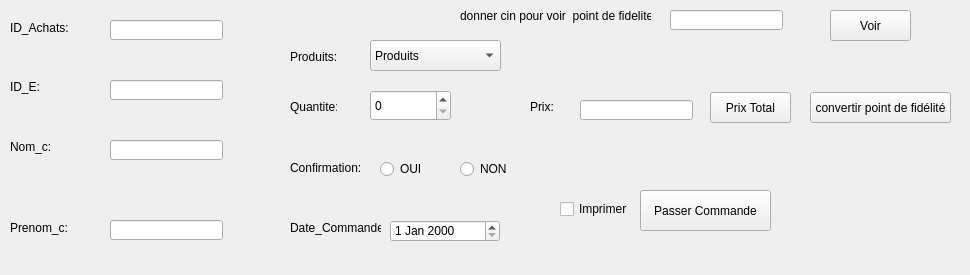
       <widget class="QWidget" name="tab_10">
        <attribute name="title">
         <string>Ajouter</string>
        </attribute>
        <widget class="QLabel" name="label_23">
         <property name="geometry">
          <rect>
           <x>10</x>
           <y>80</y>
           <width>47</width>
           <height>14</height>
          </rect>
         </property>
         <property name="text">
          <string>ID_E:</string>
         </property>
        </widget>
        <widget class="QLineEdit" name="id_e">
         <property name="geometry">
          <rect>
           <x>110</x>
           <y>80</y>
           <width>113</width>
           <height>20</height>
          </rect>
         </property>
         <property name="styleSheet">
          <string notr="true"/>
         </property>
        </widget>
        <widget class="QLabel" name="label_24">
         <property name="geometry">
          <rect>
           <x>10</x>
           <y>140</y>
           <width>47</width>
           <height>14</height>
          </rect>
         </property>
         <property name="text">
          <string>Nom_c:</string>
         </property>
        </widget>
        <widget class="QLineEdit" name="nom_c">
         <property name="geometry">
          <rect>
           <x>110</x>
           <y>140</y>
           <width>113</width>
           <height>20</height>
          </rect>
         </property>
         <property name="styleSheet">
          <string notr="true"/>
         </property>
        </widget>
        <widget class="QLabel" name="label_25">
         <property name="geometry">
          <rect>
           <x>10</x>
           <y>220</y>
           <width>61</width>
           <height>16</height>
          </rect>
         </property>
         <property name="text">
          <string>Prenom_c:</string>
         </property>
        </widget>
        <widget class="QLineEdit" name="prenom_c">
         <property name="geometry">
          <rect>
           <x>110</x>
           <y>220</y>
           <width>113</width>
           <height>20</height>
          </rect>
         </property>
         <property name="styleSheet">
          <string notr="true"/>
         </property>
        </widget>
        <widget class="QDateEdit" name="dateEdit">
         <property name="geometry">
          <rect>
           <x>390</x>
           <y>220</y>
           <width>110</width>
           <height>22</height>
          </rect>
         </property>
         <property name="styleSheet">
          <string notr="true"/>
         </property>
        </widget>
        <widget class="QLabel" name="label_26">
         <property name="geometry">
          <rect>
           <x>290</x>
           <y>220</y>
           <width>91</width>
           <height>16</height>
          </rect>
         </property>
         <property name="text">
          <string>Date_Commande:</string>
         </property>
        </widget>
        <widget class="QComboBox" name="comboBox_p">
         <property name="geometry">
          <rect>
           <x>370</x>
           <y>40</y>
           <width>131</width>
           <height>31</height>
          </rect>
         </property>
         <property name="styleSheet">
          <string notr="true"/>
         </property>
         <item>
          <property name="text">
           <string>Produits</string>
          </property>
         </item>
         <item>
          <property name="text">
           <string>Gateau</string>
          </property>
         </item>
         <item>
          <property name="text">
           <string>Millefeuille</string>
          </property>
         </item>
         <item>
          <property name="text">
           <string>Croissant</string>
          </property>
         </item>
         <item>
          <property name="text">
           <string>Mini-cakes  sans sucre</string>
          </property>
         </item>
         <item>
          <property name="text">
           <string>Cookies sans sucre</string>
          </property>
         </item>
        </widget>
        <widget class="QLabel" name="label_27">
         <property name="geometry">
          <rect>
           <x>290</x>
           <y>50</y>
           <width>47</width>
           <height>14</height>
          </rect>
         </property>
         <property name="text">
          <string>Produits:</string>
         </property>
        </widget>
        <widget class="QSpinBox" name="spinBox_q">
         <property name="geometry">
          <rect>
           <x>370</x>
           <y>90</y>
           <width>81</width>
           <height>31</height>
          </rect>
         </property>
         <property name="styleSheet">
          <string notr="true"/>
         </property>
        </widget>
        <widget class="QLabel" name="label_28">
         <property name="geometry">
          <rect>
           <x>290</x>
           <y>100</y>
           <width>47</width>
           <height>14</height>
          </rect>
         </property>
         <property name="text">
          <string>Quantite:</string>
         </property>
        </widget>
        <widget class="QRadioButton" name="radioButton_11">
         <property name="geometry">
          <rect>
           <x>380</x>
           <y>160</y>
           <width>83</width>
           <height>18</height>
          </rect>
         </property>
         <property name="text">
          <string>OUI</string>
         </property>
        </widget>
        <widget class="QRadioButton" name="radioButton_12">
         <property name="geometry">
          <rect>
           <x>460</x>
           <y>160</y>
           <width>83</width>
           <height>18</height>
          </rect>
         </property>
         <property name="text">
          <string>NON</string>
         </property>
        </widget>
        <widget class="QLabel" name="label_29">
         <property name="geometry">
          <rect>
           <x>290</x>
           <y>160</y>
           <width>71</width>
           <height>16</height>
          </rect>
         </property>
         <property name="text">
          <string>Confirmation:</string>
         </property>
        </widget>
        <widget class="QPushButton" name="pushButton_7">
         <property name="geometry">
          <rect>
           <x>640</x>
           <y>190</y>
           <width>131</width>
           <height>41</height>
          </rect>
         </property>
         <property name="styleSheet">
          <string notr="true"/>
         </property>
         <property name="text">
          <string>Passer Commande</string>
         </property>
        </widget>
        <widget class="QLabel" name="label_30">
         <property name="geometry">
          <rect>
           <x>10</x>
           <y>20</y>
           <width>61</width>
           <height>16</height>
          </rect>
         </property>
         <property name="text">
          <string>ID_Achats:</string>
         </property>
        </widget>
        <widget class="QLineEdit" name="id_a">
         <property name="geometry">
          <rect>
           <x>110</x>
           <y>20</y>
           <width>113</width>
           <height>20</height>
          </rect>
         </property>
         <property name="styleSheet">
          <string notr="true"/>
         </property>
        </widget>
        <widget class="QCheckBox" name="checkBox">
         <property name="geometry">
          <rect>
           <x>560</x>
           <y>200</y>
           <width>70</width>
           <height>18</height>
          </rect>
         </property>
         <property name="text">
          <string>Imprimer</string>
         </property>
        </widget>
        <widget class="QLabel" name="label_46">
         <property name="geometry">
          <rect>
           <x>530</x>
           <y>100</y>
           <width>47</width>
           <height>14</height>
          </rect>
         </property>
         <property name="text">
          <string>Prix:</string>
         </property>
        </widget>
        <widget class="QLineEdit" name="lineEdit">
         <property name="geometry">
          <rect>
           <x>580</x>
           <y>100</y>
           <width>113</width>
           <height>20</height>
          </rect>
         </property>
         <property name="styleSheet">
          <string notr="true"/>
         </property>
         <property name="text">
          <string/>
         </property>
        </widget>
        <widget class="QPushButton" name="pushButton_12">
         <property name="geometry">
          <rect>
           <x>710</x>
           <y>92</y>
           <width>81</width>
           <height>31</height>
          </rect>
         </property>
         <property name="styleSheet">
          <string notr="true"/>
         </property>
         <property name="text">
          <string>Prix Total</string>
         </property>
        </widget>
        <widget class="QLineEdit" name="lineEdit_3">
         <property name="geometry">
          <rect>
           <x>670</x>
           <y>10</y>
           <width>113</width>
           <height>20</height>
          </rect>
         </property>
         <property name="styleSheet">
          <string notr="true"/>
         </property>
        </widget>
        <widget class="QPushButton" name="pushButton_13">
         <property name="geometry">
          <rect>
           <x>830</x>
           <y>10</y>
           <width>81</width>
           <height>31</height>
          </rect>
         </property>
         <property name="styleSheet">
          <string notr="true"/>
         </property>
         <property name="text">
          <string>Voir</string>
         </property>
        </widget>
        <widget class="QLabel" name="label_47">
         <property name="geometry">
          <rect>
           <x>460</x>
           <y>0</y>
           <width>191</width>
           <height>31</height>
          </rect>
         </property>
         <property name="text">
          <string>donner cin pour voir  point de fidelite</string>
         </property>
        </widget>
        <widget class="QLabel" name="label_48">
         <property name="geometry">
          <rect>
           <x>650</x>
           <y>60</y>
           <width>251</width>
           <height>16</height>
          </rect>
         </property>
         <property name="text">
          <string/>
         </property>
        </widget>
        <widget class="QPushButton" name="pushButton_14">
         <property name="geometry">
          <rect>
           <x>810</x>
           <y>92</y>
           <width>141</width>
           <height>31</height>
          </rect>
         </property>
         <property name="styleSheet">
          <string notr="true"/>
         </property>
         <property name="text">
          <string>convertir point de fidélité</string>
         </property>
        </widget>
        <widget class="QLabel" name="c_9">
         <property name="geometry">
          <rect>
           <x>70</x>
           <y>50</y>
           <width>181</width>
           <height>16</height>
          </rect>
         </property>
         <property name="styleSheet">
          <string notr="true">color: rgb(255, 0, 0);</string>
         </property>
         <property name="text">
          <string/>
         </property>
        </widget>
        <widget class="QLabel" name="c_10">
         <property name="geometry">
          <rect>
           <x>70</x>
           <y>110</y>
           <width>181</width>
           <height>16</height>
          </rect>
         </property>
         <property name="styleSheet">
          <string notr="true">color: rgb(255, 0, 0);</string>
         </property>
         <property name="text">
          <string/>
         </property>
        </widget>
        <widget class="QLabel" name="c_11">
         <property name="geometry">
          <rect>
           <x>70</x>
           <y>180</y>
           <width>181</width>
           <height>16</height>
          </rect>
         </property>
         <property name="styleSheet">
          <string notr="true">color: rgb(255, 0, 0);</string>
         </property>
         <property name="text">
          <string/>
         </property>
        </widget>
        <widget class="QLabel" name="c_12">
         <property name="geometry">
          <rect>
           <x>510</x>
           <y>50</y>
           <width>181</width>
           <height>16</height>
          </rect>
         </property>
         <property name="styleSheet">
          <string notr="true">color: rgb(255, 0, 0);</string>
         </property>
         <property name="text">
          <string/>
         </property>
        </widget>
        <widget class="QLabel" name="c_13">
         <property name="geometry">
          <rect>
           <x>360</x>
           <y>130</y>
           <width>181</width>
           <height>16</height>
          </rect>
         </property>
         <property name="styleSheet">
          <string notr="true">color: rgb(255, 0, 0);</string>
         </property>
         <property name="text">
          <string/>
         </property>
        </widget>
        <widget class="QLabel" name="c_14">
         <property name="geometry">
          <rect>
           <x>360</x>
           <y>190</y>
           <width>181</width>
           <height>16</height>
          </rect>
         </property>
         <property name="styleSheet">
          <string notr="true">color: rgb(255, 0, 0);</string>
         </property>
         <property name="text">
          <string/>
         </property>
        </widget>
        <widget class="QLabel" name="c_15">
         <property name="geometry">
          <rect>
           <x>80</x>
           <y>250</y>
           <width>181</width>
           <height>16</height>
          </rect>
         </property>
         <property name="styleSheet">
          <string notr="true">color: rgb(255, 0, 0);</string>
         </property>
         <property name="text">
          <string/>
         </property>
        </widget>
        <widget class="QLabel" name="label_54">
         <property name="geometry">
          <rect>
           <x>790</x>
           <y>200</y>
           <width>171</width>
           <height>21</height>
          </rect>
         </property>
         <property name="font">
          <font>
           <pointsize>11</pointsize>
          </font>
         </property>
         <property name="styleSheet">
          <string notr="true">color: rgb(0, 170, 0);</string>
         </property>
         <property name="text">
          <string/>
         </property>
        </widget>
        <widget class="QLabel" name="label_55">
         <property name="geometry">
          <rect>
           <x>790</x>
           <y>200</y>
           <width>171</width>
           <height>21</height>
          </rect>
         </property>
         <property name="font">
          <font>
           <pointsize>11</pointsize>
          </font>
         </property>
         <property name="styleSheet">
          <string notr="true">color: rgb(255, 0, 0);</string>
         </property>
         <property name="text">
          <string/>
         </property>
        </widget>
       </widget>
